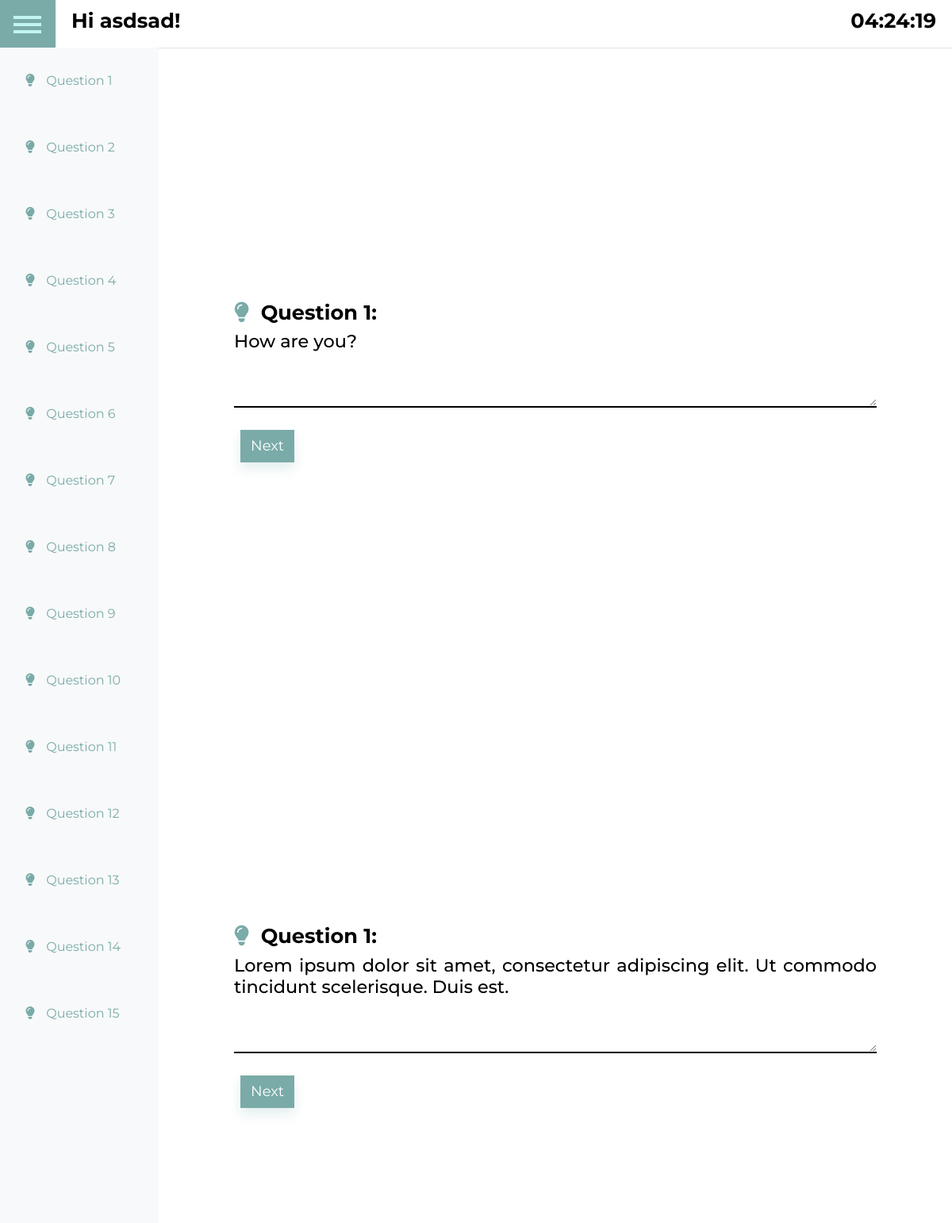
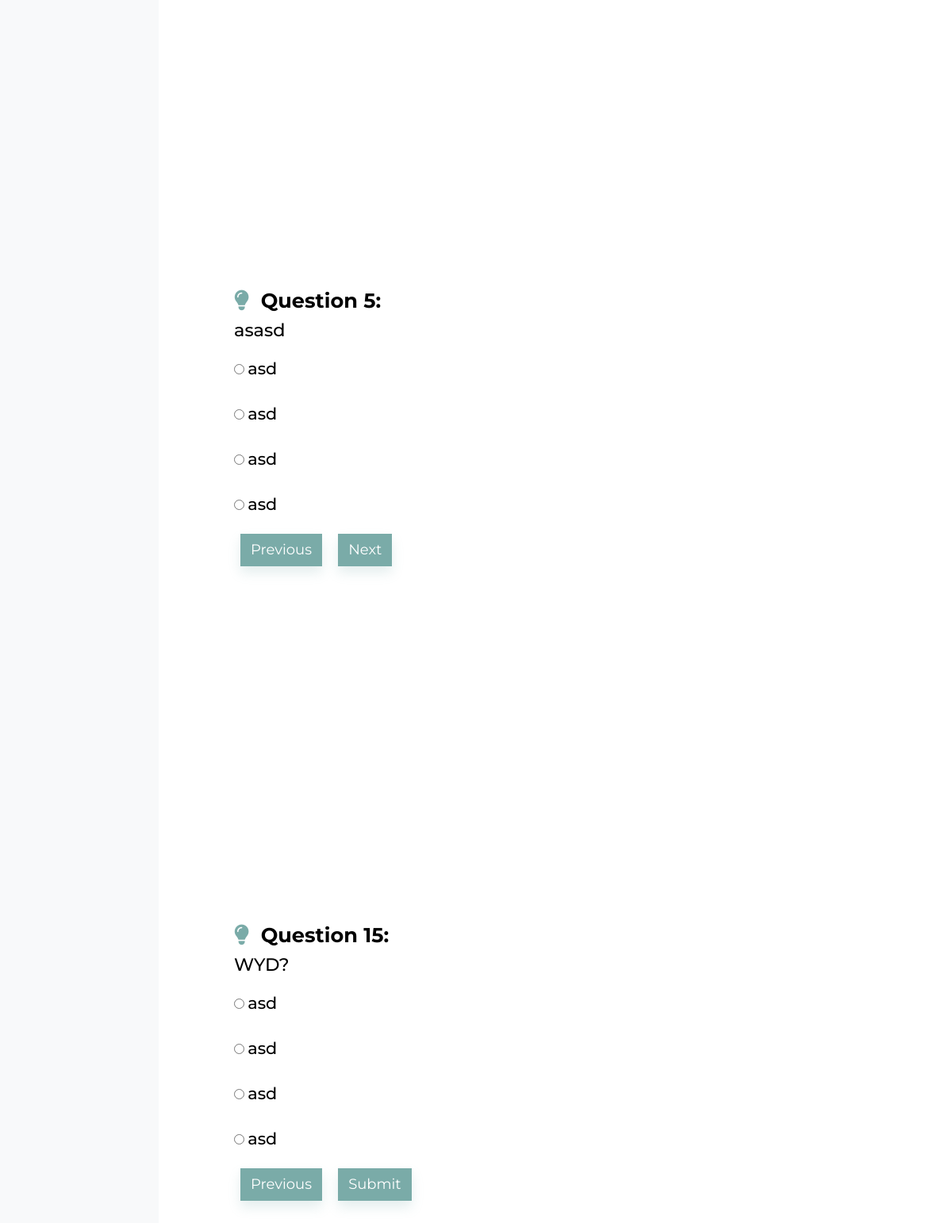
The app's page /questions/ (signed in) with its own data (2 pictures, top to bottom).
### home/models.py (models this page shows, shortened)
class User(AbstractUser):
    username    = None
    email       = models.EmailField(verbose_name='Email Address', unique=True)
    name        = models.CharField(max_length=100)
    slot        = models.IntegerField(default=0)
    start_time  = models.DateTimeField(null=True, blank=True)
    points      = models.IntegerField(default=0)
    objects =  UserManager()
    USERNAME_FIELD = 'email'
    REQUIRED_FIELDS = []
    objects = CustomUserManager()

### questions/models.py (models this page shows, shortened)
class Questions(models.Model):
    ques_type = (('Text', 'Text'),
                 ('MCQ', 'MCQ'),)
    ques_no     = models.IntegerField()
    slot        = models.IntegerField(default=0)
    ques        = models.CharField(max_length=1000)
    option1     = models.CharField(max_length=100, null=True, blank=True)
    option2     = models.CharField(max_length=100, null=True, blank=True)
    option3     = models.CharField(max_length=100, null=True, blank=True)
    option4     = models.CharField(max_length=100, null=True, blank=True)
    ques_type   = models.CharField(choices=ques_type, max_length=5)
    correct_ans = models.CharField(max_length=100, null=True, blank=True)
    def has_prev(self):
        if self.ques_no > 1:
            return self.ques_no - 1
        else:
            return False
    def has_next(self):
        if self.ques_no < 15:
            return self.ques_no + 1
        else:
            return False

### questions/views.py (the view)
# urls.py: path('questions/', ques_view.question, name='questions'),
def question(request):
    if not request.user.is_authenticated:
        return redirect('login')
    ans = Answer.objects.all()
    for a in ans:
        if request.user == a.candidate :
            return render(request, 'home/ThankYou.html')
    if not (request.user.start_time):
        u = request.user
        u.start_time = datetime.datetime.now()
        u.save()
    ques = Questions.objects.filter(slot=1).order_by("ques_no")
    if request.method == 'POST':
        form = AnswerForm(request.POST)
        if form.is_valid():
            form.instance.candidate = request.user
            form.save()
            return render(request, 'home/ThankYou.html')
    context = {
        'form': AnswerForm(),
        'questions': ques,
        'end_time': (request.user.start_time + datetime.timedelta(minutes=15)).strftime("%B %d, %Y %H:%M:%S")
    }
    return render(request, 'questions/index.html', context)

### questions/models.py (called while the page is built)
    def __getattribute__(self, key):
        v = super(Answer, self).__getattribute__(key)
        return v

### questions/templates/questions/index.html (shortened to what this page needs)
{% load static %}
<!DOCTYPE html>
<html lang="en">
<head>
    <link rel="stylesheet" href="{% static 'home/css/style.css' %}">
</head>
<body oncopy="return false" oncut="return false" onpaste="return false">
    <div class="wrapper">
        <div class="top_navbar">
            <div class="hamburger">
                <div class="one"></div>
                <div class="two"></div>
                <div class="three"></div>
            </div>
            <div class="top_menu">
                <h3>Hi {{ user.name }}!</h3>
                <ul class="navbar-nav ml-auto mt-2 mt-lg-0">
                    <li class="nav-item active">
                        <h3 id="demo"></h3>
                    </li>
                </ul>
            </div>
        </div>
        <div class="sidebar" style="overflow-y: auto; padding-bottom: 5rem">
            <ul>
                <li id="title1"><a href="#q1">
                        <span class="icon"><i class="fas fa-lightbulb"></i></span>
                        <span class="title">Question 1</span></a></li>
                <li id="title2"><a href="#q2">
                        <span class="icon"><i class="fas fa-lightbulb"></i></span>
                        <span class="title">Question 2</span>
                    </a></li>
                <li id="title3"><a href="#q3">
                        <span class="icon"><i class="fas fa-lightbulb"></i></span>
                        <span class="title">Question 3</span>
                    </a></li>
                <li id="title4"><a href="#q4">
                        <span class="icon"><i class="fas fa-lightbulb"></i></span>
                        <span class="title">Question 4</span>
                    </a></li>
                <li id="title5"><a href="#q5">
                        <span class="icon"><i class="fas fa-lightbulb"></i></span>
                        <span class="title">Question 5</span>
                    </a></li>
                <li id="title6"><a href="#q6">
                        <span class="icon"><i class="fas fa-lightbulb"></i></span>
                        <span class="title">Question 6</span>
                    </a></li>
                <li id="title7"><a href="#q7">
                        <span class="icon"><i class="fas fa-lightbulb"></i></span>
                        <span class="title">Question 7</span>
                    </a></li>
                <li id="title8"><a href="#q8">
                        <span class="icon"><i class="fas fa-lightbulb"></i></span>
                        <span class="title">Question 8</span>
                    </a></li>
                <li id="title9"><a href="#q9">
                        <span class="icon"><i class="fas fa-lightbulb"></i></span>
                        <span class="title">Question 9</span>
                    </a></li>
                <li id="title10"><a href="#q10">
                        <span class="icon"><i class="fas fa-lightbulb"></i></span>
                        <span class="title">Question 10</span>
                    </a></li>
                <li id="title11"><a href="#q11">
                        <span class="icon"><i class="fas fa-lightbulb"></i></span>
                        <span class="title">Question 11</span>
                    </a></li>
                <li id="title12"><a href="#q12">
                        <span class="icon"><i class="fas fa-lightbulb"></i></span>
                        <span class="title">Question 12</span>
                    </a></li>
                <li id="title13"><a href="#q13">
                        <span class="icon"><i class="fas fa-lightbulb"></i></span>
                        <span class="title">Question 13</span>
                    </a></li>
                <li id="title14"><a href="#q14">
                        <span class="icon"><i class="fas fa-lightbulb"></i></span>
                        <span class="title">Question 14</span>
                    </a></li>
                <li id="title15"><a href="#q15">
                        <span class="icon"><i class="fas fa-lightbulb"></i></span>
                        <span class="title">Question 15</span>
                    </a></li>
            </ul>
        </div>
        <div class="main_container">
            <form id="form_submit" method="POST">
                {% for question in questions %}
                    {% if question.ques_type == "MCQ" %}
                    <div id="q{{ question.ques_no }}" class="container question-section">
                        <div class="pd-5">
                            <h3 class="mt-4"><i class="fas fa-lightbulb light"></i>&nbsp Question {{ question.ques_no }}:</h3>
                            <div>
                                <h4>{{ question.ques }}</h4>
                            </div>
                            <div class="ques">
                                <input type="radio" name="answer{{ question.ques_no }}" id="question-1-answers-A" value="A" />
                                <span class="ques-label">{{ question.option1 }}</span>
                            </div>
                            <div class="ques">
                                <input type="radio" name="answer{{ question.ques_no }}" id="question-1-answers-B" value="B" />
                                <label class="ques-label">{{ question.option2 }}</label>
                            </div>
                            <div class="ques">
                                <input type="radio" name="answer{{ question.ques_no }}" id="question-1-answers-C" value="C" />
                                <label class="ques-label">{{ question.option3 }}</label>
                            </div>
                            <div class="ques">
                                <input type="radio" name="answer{{ question.ques_no }}" id="question-1-answers-D" value="D" />
                                <label class="ques-label">{{ question.option4 }}</label>
                            </div>
                            <div class="pt-2" style="display: inline-block;">
                                {% if question.has_prev %}
                                    <a href="#q{{ question.has_prev }}" class="btn btn-primary">Previous</a>
                                {% endif %}
                                {% if question.has_next %}
                                    <a href="#q{{ question.has_next }}" class="btn btn-primary">Next</a>
                                {% endif %}
                                {% if question.ques_no == 15 %}
                                    <button type="submit" class="btn btn-primary">Submit</button>
                                {% endif %}
                            </div>
                        </div>
                    </div>
                    {% else %}
                    <div id="q{{ question.ques_no }}" class="container question-section ">
                        <div class="pd-5">
                            <h3 class="mt-4"><i class="fas fa-lightbulb light"></i>&nbsp Question {{ question.ques_no }}:</h3>
                            <div>
                                <h4>{{ question.ques }}</h4>
                            </div>
                            <div class="ques">
                                <textarea id="txt{{ question.ques_no }}" type="text" rows="2" name="answer{{ question.ques_no }}"></textarea>
                            </div>
                            <div class="pt-2" style="display: inline-block;">
                                {% if question.has_next %}
                                    <a href="#q{{ question.has_next }}" class="btn btn-primary">Next</a>
                                {% endif %}
                            </div>
                        </div>
                    </div>
                    {% endif %}
                {% endfor %}
            </form>
        </div>
    </div>
</body>
</html>

### home/static/home/css/style.css (style rules this page uses)
* { margin: 0; padding: 0; list-style: none; text-decoration: none; box-sizing: border-box; font-family: 'Montserrat', sans-serif; }
body { background: white; }
.wrapper { margin: 0px; }
.wrapper .top_navbar { width: 100%; height: 60px; display: flex; position: fixed; top: 0px; }
.wrapper .top_navbar .hamburger { width: 70px; height: 100%; background: #7aaba8; padding: 15px 17px; cursor: pointer; }
.wrapper .top_navbar .hamburger div { width: 35px; height: 4px; background: #c1f5f2; margin: 5px 0; }
.wrapper .top_navbar .top_menu { width: calc(100% - 70px); height: 100%; background: #fff; display: flex; justify-content: space-between; align-items: center; padding: 0 20px; box-shadow: 0 1px 1px rgba(0,0,0,0.1); }
.wrapper .top_navbar .top_menu ul { display: flex; }
.wrapper .sidebar { position: fixed; top: 60px; left: 0; background: #F8F9FA; width: 200px; height: 100%; border-bottom-left-radius: 20px; transition: all 0.3s ease; }
.wrapper .sidebar ul li a { display: block; padding: 2rem; color: #fff; position: relative; margin-bottom: 1px; color: #7aaba8; white-space: nowrap; }
.wrapper .sidebar ul li a:before { content: ""; position: absolute; top: 0; left: 0; width: 3px; height: 100%; background: #7aaba8; display: none; }
.wrapper .sidebar ul li a span.icon { margin-right: 10px; display: inline-block; }
.wrapper .sidebar ul li a span.title { display: inline-block; }
.wrapper .main_container { width: (100% - 200px); margin-top: 70px; margin-left: 200px; padding: 15px; transition: all 0.3s ease; }
.question-section { padding: 5rem; line-height: 1.2; }
h4 { font-size: 1.4rem; }
h3 { font-size: 1.6rem; font-weight: bold !important; }
h3, h4 { margin-bottom: 0.5rem; line-height: 1.2; font-weight: 500; text-align: justify; }
.ques { padding: 1rem 0 1rem 0; }
.ques-label { margin-bottom: 10px !important; font-size: 1.3rem; line-height: 1.2; font-weight: 500; }
.btn { display: inline-block; font-weight: 400; color: #212529; text-align: center; vertical-align: middle; -webkit-user-select: none; -moz-user-select: none; -ms-user-select: none; user-select: none; border: 1px solid transparent; padding: .375rem .75rem; font-size: 1.5vw; line-height: 1.5; transition: color .15s ease-in-out,background-color .15s ease-in-out,border-color .15s ease-in-out,box-shadow .15s ease-in-out; }
.btn-primary { margin: 0.5rem; color: #fff; background-color: #7aaba8; border-color: #7aaba8; outline: none; box-shadow: 0 8px 15px rgba(122, 171, 168, 0.2); }

### questions/templates/questions/index.html (style rules this page uses)
.light { color: rgb(122, 171, 168) !important; }
textarea { width: 100%; border: none; border-bottom: 2px solid black; outline: none; font-size: 18px; }
.question-section { min-height: 100vh; display: flex; justify-content: center; flex-direction: column; }

### records on screen
User: name "asdsad"
Questions: ques_no "1", ques "How are you?"
Questions: ques_no "1", ques "Lorem ipsum dolor sit amet, consectetur adipiscing elit. Ut commodo tincidunt scelerisque. Duis est."
Questions: ques_no "5", ques "asasd", option1 "asd", option2 "asd", option3 "asd", option4 "asd"
Questions: ques_no "15", ques "WYD?", option1 "asd", option2 "asd", option3 "asd", option4 "asd", shows "Submit"
